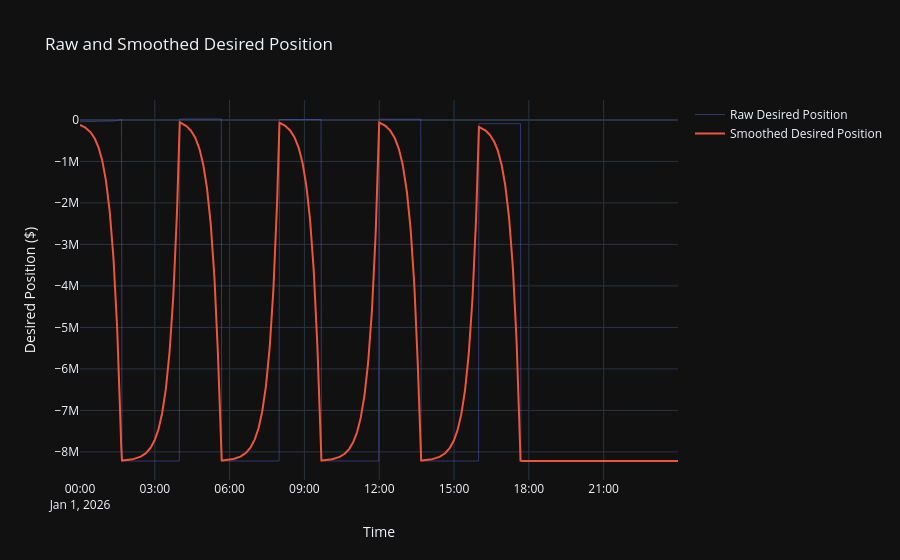

Notebook code cell kept with this figure:
### Code cell
# Graph 4: Raw and Smoothed Desired Position
pos_plot_df = desired_position_df.gather_every(60).drop_nulls(subset=['dtte'])
pos_ts = pos_plot_df['timestamp'].to_list()

fig4 = go.Figure()

fig4.add_trace(
    go.Scatter(
        x=pos_ts,
        y=pos_plot_df['raw_desired_position'].to_list(),
        name='Raw Desired Position',
        line=dict(width=1, color='rgba(99,110,250,0.4)'),
    )
)
fig4.add_trace(
    go.Scatter(
        x=pos_ts,
        y=pos_plot_df['smoothed_desired_position'].to_list(),
        name='Smoothed Desired Position',
        line=dict(width=2),
    )
)

fig4.update_layout(
    title='Raw and Smoothed Desired Position',
    template='plotly_dark',
    xaxis_title='Time',
    yaxis_title='Desired Position ($)',
)
fig4.show()

### Figure 1 — Plotly figure (JSON) as saved in the notebook; plotly's stock layout.template omitted (floating-point values rounded to 4 significant figures; data arrays with more than 128 entries replaced by an {"elided": "..."} marker saying what was removed)
{"data": [{"line": {"color": "rgba(99,110,250,0.4)", "width": 1}, "name": "Raw Desired Position", "type": "scatter", "x": {"elided": "1440 str values"}, "y": {"elided": "1440 float values"}}, {"line": {"width": 2}, "name": "Smoothed Desired Position", "type": "scatter", "x": {"elided": "1440 str values"}, "y": {"elided": "1440 float values"}}], "layout": {"title": {"text": "Raw and Smoothed Desired Position"}, "xaxis": {"title": {"text": "Time"}}, "yaxis": {"title": {"text": "Desired Position ($)"}}}}
